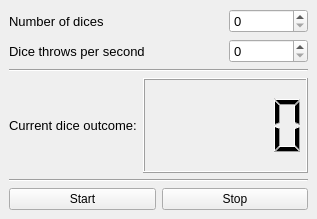
<?xml version="1.0" encoding="UTF-8"?>
<ui version="4.0">
 <class>MainWindow</class>
 <widget class="QMainWindow" name="MainWindow">
  <property name="geometry">
   <rect>
    <x>0</x>
    <y>0</y>
    <width>317</width>
    <height>219</height>
   </rect>
  </property>
  <property name="windowTitle">
   <string>Dice Simulator</string>
  </property>
  <widget class="QWidget" name="centralwidget">
   <layout class="QGridLayout" name="gridLayout">
    <item row="0" column="0">
     <widget class="QLabel" name="label2">
      <property name="font">
       <font>
        <pointsize>10</pointsize>
       </font>
      </property>
      <property name="text">
       <string>Number of dices</string>
      </property>
     </widget>
    </item>
    <item row="0" column="2">
     <widget class="QSpinBox" name="spinBoxDices">
      <property name="font">
       <font>
        <pointsize>10</pointsize>
       </font>
      </property>
     </widget>
    </item>
    <item row="1" column="0" colspan="2">
     <widget class="QLabel" name="label3">
      <property name="font">
       <font>
        <pointsize>10</pointsize>
       </font>
      </property>
      <property name="text">
       <string>Dice throws per second</string>
      </property>
     </widget>
    </item>
    <item row="1" column="2">
     <widget class="QSpinBox" name="spinBoxThrows">
      <property name="font">
       <font>
        <pointsize>10</pointsize>
       </font>
      </property>
     </widget>
    </item>
    <item row="2" column="0" colspan="3">
     <widget class="Line" name="line1">
      <property name="orientation">
       <enum>Qt::Horizontal</enum>
      </property>
     </widget>
    </item>
    <item row="3" column="0">
     <widget class="QLabel" name="label1">
      <property name="font">
       <font>
        <pointsize>10</pointsize>
       </font>
      </property>
      <property name="text">
       <string>Current dice outcome:</string>
      </property>
     </widget>
    </item>
    <item row="4" column="0" colspan="3">
     <widget class="Line" name="line2">
      <property name="orientation">
       <enum>Qt::Horizontal</enum>
      </property>
     </widget>
    </item>
    <item row="5" column="0" colspan="3">
     <layout class="QHBoxLayout" name="horizontalLayout">
      <item>
       <widget class="QPushButton" name="buttonStart">
        <property name="text">
         <string>Start</string>
        </property>
       </widget>
      </item>
      <item>
       <widget class="QPushButton" name="buttonStop">
        <property name="text">
         <string>Stop</string>
        </property>
       </widget>
      </item>
     </layout>
    </item>
    <item row="3" column="1" colspan="2">
     <widget class="QLCDNumber" name="lcdNumberDiceOutcome">
      <property name="font">
       <font>
        <pointsize>10</pointsize>
       </font>
      </property>
     </widget>
    </item>
   </layout>
   <zorder></zorder>
   <zorder>label2</zorder>
   <zorder>label3</zorder>
   <zorder>spinBoxThrows</zorder>
   <zorder>line1</zorder>
   <zorder>label3</zorder>
   <zorder>spinBoxThrows</zorder>
   <zorder>label2</zorder>
   <zorder>label1</zorder>
   <zorder>lcdNumberDiceOutcome</zorder>
   <zorder>line2</zorder>
   <zorder>spinBoxDices</zorder>
  </widget>
 </widget>
 <resources/>
 <connections/>
</ui>
